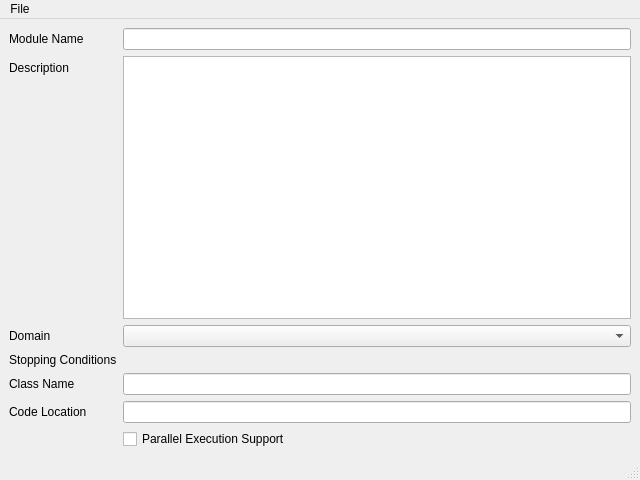
<?xml version="1.0" encoding="UTF-8"?>
<ui version="4.0">
 <class>ModuleEditor</class>
 <widget class="QMainWindow" name="ModuleEditor">
  <property name="geometry">
   <rect>
    <x>0</x>
    <y>0</y>
    <width>640</width>
    <height>480</height>
   </rect>
  </property>
  <property name="windowTitle">
   <string>Module Editor</string>
  </property>
  <widget class="QWidget" name="centralwidget">
   <layout class="QFormLayout" name="formLayout">
    <property name="fieldGrowthPolicy">
     <enum>QFormLayout::AllNonFixedFieldsGrow</enum>
    </property>
    <item row="0" column="0">
     <widget class="QLabel" name="label_4">
      <property name="text">
       <string>Module Name</string>
      </property>
     </widget>
    </item>
    <item row="0" column="1">
     <widget class="QLineEdit" name="moduleNameText"/>
    </item>
    <item row="1" column="0">
     <widget class="QLabel" name="label_3">
      <property name="text">
       <string>Description</string>
      </property>
     </widget>
    </item>
    <item row="2" column="0">
     <widget class="QLabel" name="label">
      <property name="text">
       <string>Domain</string>
      </property>
     </widget>
    </item>
    <item row="6" column="1">
     <widget class="QLineEdit" name="codeLocationText"/>
    </item>
    <item row="5" column="1">
     <widget class="QLineEdit" name="classNameText"/>
    </item>
    <item row="5" column="0">
     <widget class="QLabel" name="label_2">
      <property name="text">
       <string>Class Name</string>
      </property>
     </widget>
    </item>
    <item row="6" column="0">
     <widget class="QLabel" name="label_5">
      <property name="text">
       <string>Code Location</string>
      </property>
     </widget>
    </item>
    <item row="1" column="1">
     <widget class="QTextEdit" name="descriptionText"/>
    </item>
    <item row="7" column="1">
     <widget class="QCheckBox" name="parallelCheck">
      <property name="text">
       <string>Parallel Execution Support</string>
      </property>
     </widget>
    </item>
    <item row="2" column="1">
     <widget class="QComboBox" name="domainCombo"/>
    </item>
    <item row="4" column="0">
     <widget class="QLabel" name="label_6">
      <property name="text">
       <string>Stopping Conditions</string>
      </property>
     </widget>
    </item>
    <item row="4" column="1">
     <layout class="QGridLayout" name="stopcondGrid"/>
    </item>
   </layout>
  </widget>
  <widget class="QMenuBar" name="menubar">
   <property name="geometry">
    <rect>
     <x>0</x>
     <y>0</y>
     <width>640</width>
     <height>25</height>
    </rect>
   </property>
   <widget class="QMenu" name="menuFile">
    <property name="title">
     <string>File</string>
    </property>
    <addaction name="actionOpen_Module"/>
    <addaction name="actionSave_Module"/>
    <addaction name="separator"/>
    <addaction name="actionClose"/>
   </widget>
   <addaction name="menuFile"/>
  </widget>
  <widget class="QStatusBar" name="statusbar"/>
  <action name="actionOpen_Module">
   <property name="text">
    <string>Open Module...</string>
   </property>
   <property name="shortcut">
    <string>Ctrl+O</string>
   </property>
  </action>
  <action name="actionSave_Module">
   <property name="text">
    <string>Save Module...</string>
   </property>
   <property name="shortcut">
    <string>Ctrl+S</string>
   </property>
  </action>
  <action name="actionClose">
   <property name="text">
    <string>Close</string>
   </property>
   <property name="shortcut">
    <string>Ctrl+W</string>
   </property>
  </action>
 </widget>
 <resources/>
 <connections>
  <connection>
   <sender>actionClose</sender>
   <signal>triggered()</signal>
   <receiver>ModuleEditor</receiver>
   <slot>close()</slot>
   <hints>
    <hint type="sourcelabel">
     <x>-1</x>
     <y>-1</y>
    </hint>
    <hint type="destinationlabel">
     <x>399</x>
     <y>299</y>
    </hint>
   </hints>
  </connection>
  <connection>
   <sender>actionOpen_Module</sender>
   <signal>triggered()</signal>
   <receiver>ModuleEditor</receiver>
   <slot>openModule()</slot>
   <hints>
    <hint type="sourcelabel">
     <x>-1</x>
     <y>-1</y>
    </hint>
    <hint type="destinationlabel">
     <x>319</x>
     <y>239</y>
    </hint>
   </hints>
  </connection>
  <connection>
   <sender>actionSave_Module</sender>
   <signal>triggered()</signal>
   <receiver>ModuleEditor</receiver>
   <slot>saveModule()</slot>
   <hints>
    <hint type="sourcelabel">
     <x>-1</x>
     <y>-1</y>
    </hint>
    <hint type="destinationlabel">
     <x>319</x>
     <y>239</y>
    </hint>
   </hints>
  </connection>
 </connections>
 <slots>
  <slot>openModule()</slot>
  <slot>saveModule()</slot>
 </slots>
</ui>
